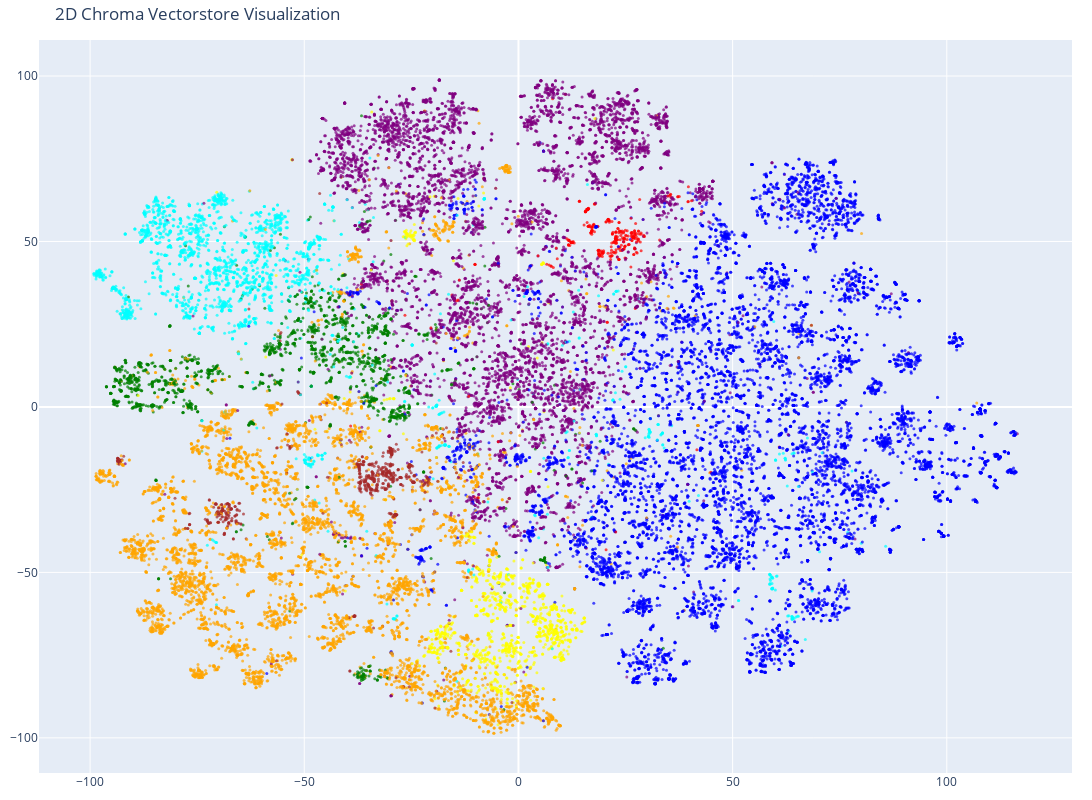

Here is the notebook cell this chart was saved with:
### Code cell
# Create the 2D scatter plot
fig = go.Figure(data=[go.Scatter(
    x=reduced_vectors[:, 0],
    y=reduced_vectors[:, 1],
    mode='markers',
    marker=dict(size=3, color=colors, opacity=0.7),
)])

fig.update_layout(
    title='2D Chroma Vectorstore Visualization',
    scene=dict(xaxis_title='x', yaxis_title='y'),
    width=1200,
    height=800,
    margin=dict(r=20, b=10, l=10, t=40)
)

fig.show()

### Figure 1 — Plotly figure (JSON) as saved in the notebook; plotly's stock layout.template omitted (floating-point values rounded to 4 significant figures; data arrays with more than 128 entries replaced by an {"elided": "..."} marker saying what was removed)
{"data": [{"marker": {"color": {"elided": "30000 str values"}, "opacity": 0.7, "size": 3}, "mode": "markers", "type": "scatter", "x": {"elided": "30000 float values"}, "y": {"elided": "30000 float values"}}], "layout": {"height": 800, "margin": {"b": 10, "l": 10, "r": 20, "t": 40}, "scene": {"xaxis": {"title": {"text": "x"}}, "yaxis": {"title": {"text": "y"}}}, "title": {"text": "2D Chroma Vectorstore Visualization"}, "width": 1200}}
